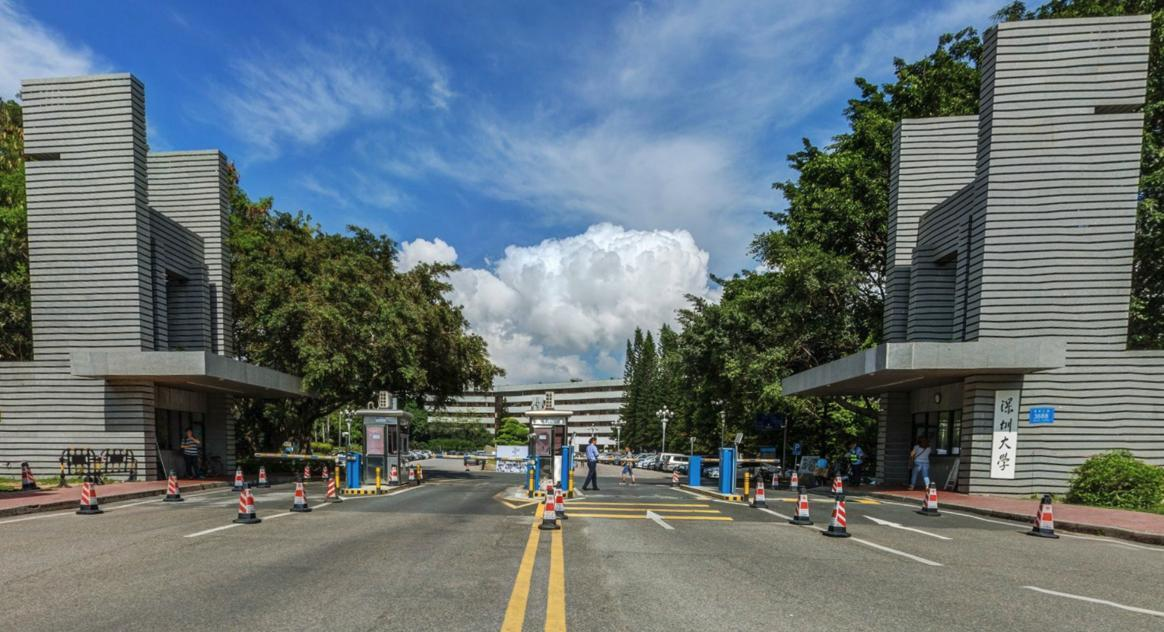
%> input picture ICV/lab1/test.jpg, 1164 x 632 px
$ octave --eval "lab2;"   (GNU Octave 9; MATLAB toolbox functions it lacks are replaced by stand-ins)
%> lines starting %> are read from the running program, lines starting %| are printed output that depends on the picture

% Please put "test.jpg" in your current working directory,  then you
% can run the following commands.

function lab2()

%% exercise 1
% Read an image from disk (you can still use the image in part 1) to the MATLAB workspace.
% Convert it to a grey image and normalize its value to (0, 1). Set threshold=0.5 or any number
% you like, and then display the resulted binary image.

im = imread('test.jpg');
%> im is the input picture: size 632x1164x3 uint8; mean R, G, B 101.8, 114.1, 118.4

im = zeros(128, 128);
im(40:89, 63:66) = 1; % generate a white rectangle
subplot(3, 5, 1); imshow(im);

f1 = fft2(im);
f1 = fftshift(f1);

fabs1 = abs(f1);
subplot(3, 5, 2); imshow(enhance(fabs1)); title('magnitude');

fang1 = angle(f1);
subplot(3, 5, 3); imshow(normalize(fang1)); title('phase angles');

%% exercise 2

im2 = zeros(128, 128);
im2(20:69, 33:36) = 1;  % translate the white rectangle
subplot(3, 5, 6); imshow(im2);

f2 = fft2(im2);
f2 = fftshift(f2);

fabs2 = abs(f2);
subplot(3, 5, 7); imshow(enhance(fabs2)); title('magnitude');

fang2 = angle(f2);
subplot(3, 5, 8); imshow(normalize(fang2)); title('phase angles');


im3 = imrotate(im, 45, 'crop');  % rotate the white rectangle
subplot(3, 5, 11); imshow(im3);

f3 = fft2(im3);
f3 = fftshift(f3);

fabs3 = abs(f3);
subplot(3, 5, 12); imshow(enhance(fabs3)); title('magnitude');

fang3 = angle(f3);
subplot(3, 5, 13); imshow(normalize(fang3)); title('phase angles');

%% exercise 3

im4 = imread('test.jpg');
im_grey = sum(im4, 3);
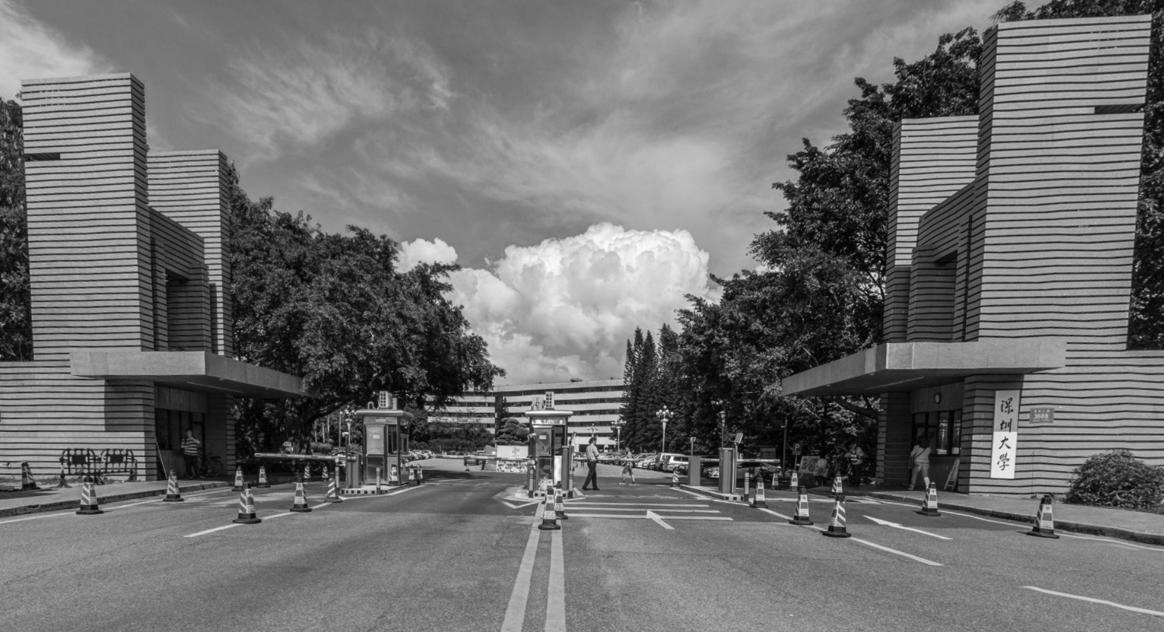
%> im_grey: size 632x1164 double; min 0, max 760, mean 334.4; drawn with min black and max white
im_grey = im_grey / max(im_grey(:));
subplot(3, 5, 4); imshow(im_grey); title('grey image');

f_im = fft2(im_grey);
f_im = fftshift(f_im);

fabs_im = abs(f_im);
subplot(3, 5, 5); imshow(enhance(fabs_im)); title('magnitude');
%> in enhance (call 4), `y = log(1+x);`:
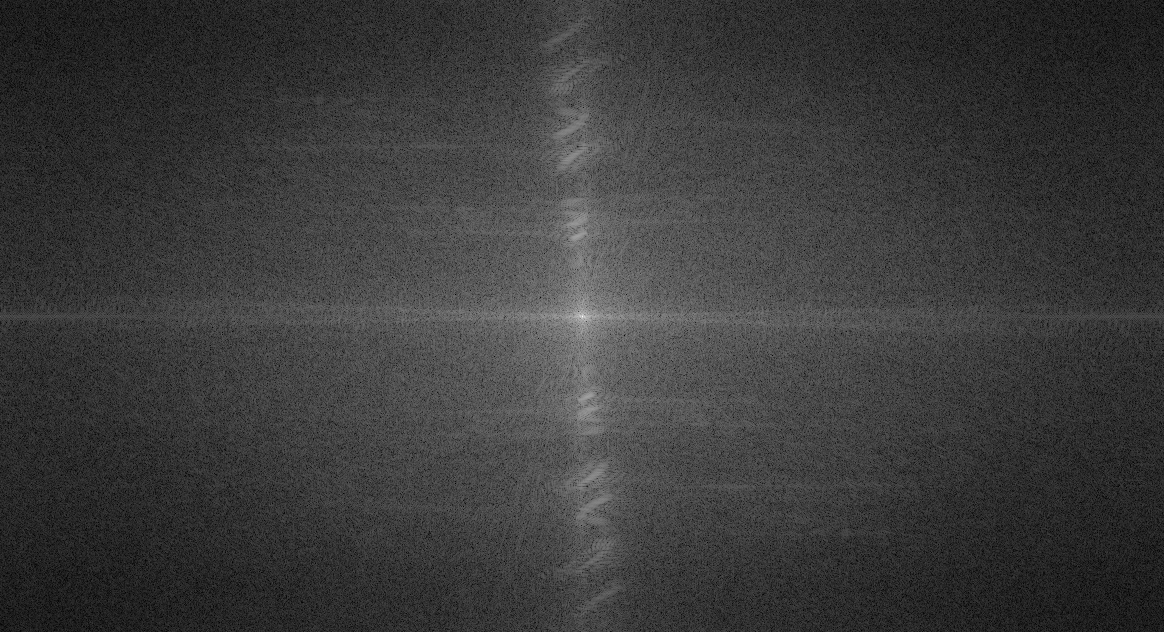
%> y: size 632x1164 double; min 0.0135, max 12.69, mean 2.97; drawn with min black and max white

fang_im = angle(f_im);
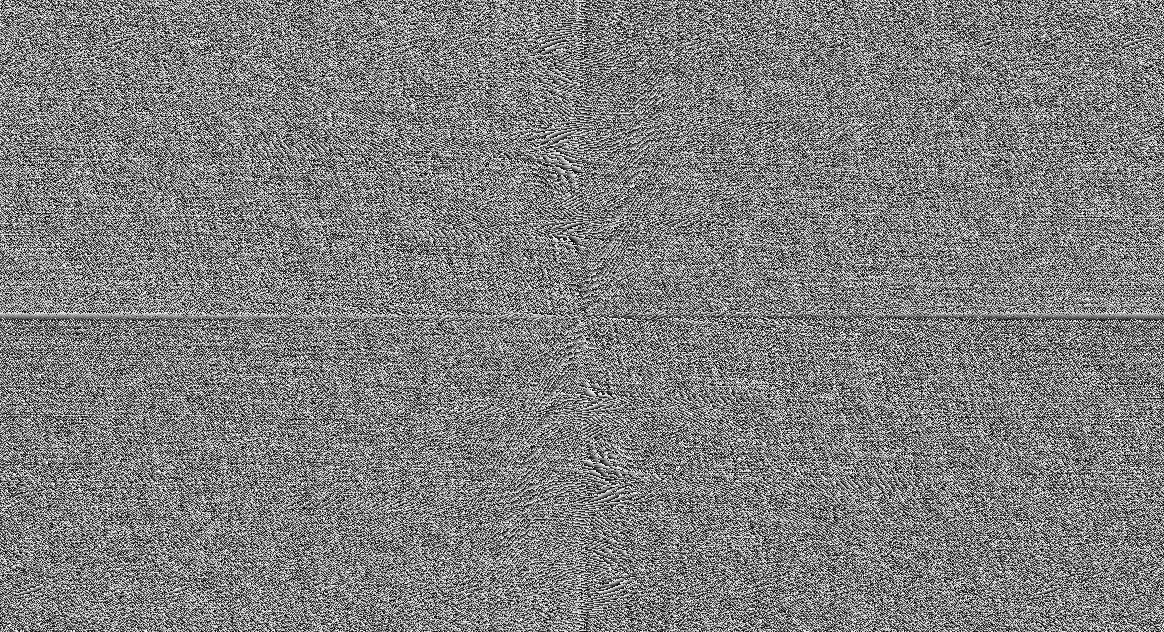
%> fang_im: size 632x1164 double; min -3.14, max 3.14, mean 8.54e-06; drawn with min black and max white
% imshow(normalize(fang_im)); title('phase angles');

% low pass filter
radius = 50;  %
[width, height] = size(im_grey);
%> width = 632; height = 1164
for i = 1:width
    for j = 1:height
        if sqrt((i-width/2)^2+(j-height/2)^2) > radius
            fabs_im(i, j) = 0;
        end
    end
end
subplot(3, 5, 10); imshow(enhance(fabs_im)); title('low pass filter');

f_recover = fabs_im .* exp(1i * fang_im);
im_recover = ifft2(fftshift(f_recover));
subplot(3, 5, 9); imshow(im_recover);  title('image recovered');

fabs_im = abs(f_im);

% high pass filter
radius = 50;  %
[width, height] = size(im_grey);
for i = 1:width
    for j = 1:height
        if sqrt((i-width/2)^2+(j-height/2)^2) < radius
            fabs_im(i, j) = 0;
        end
    end
end
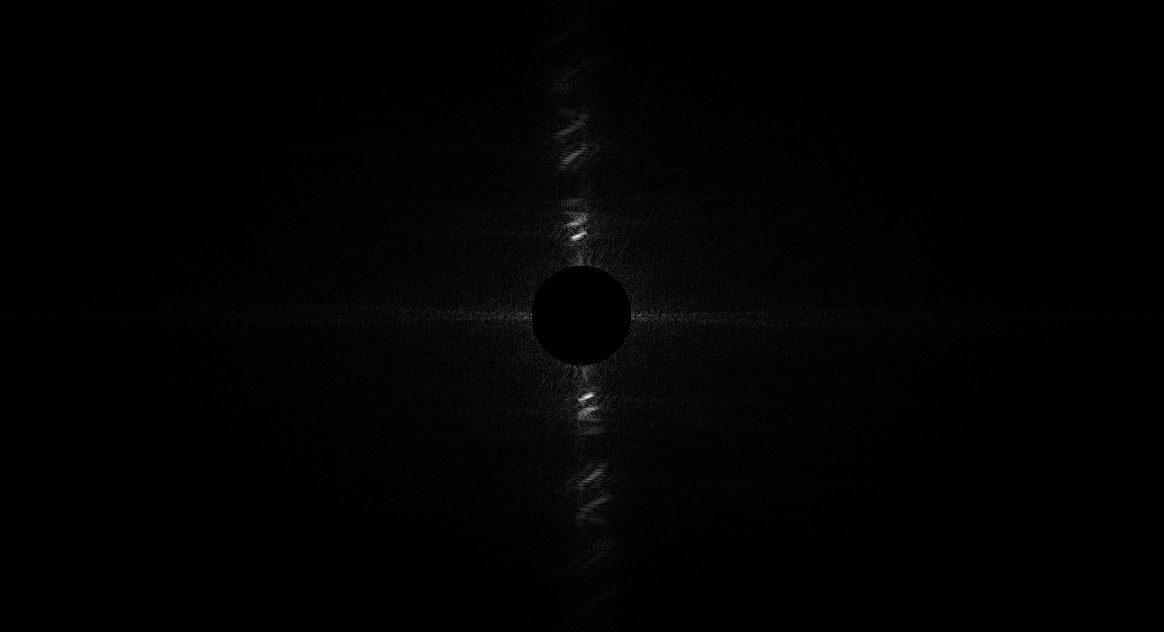
%> fabs_im: size 632x1164 double; min 0, max 3195.8, mean 35.3; drawn with min black and max white
subplot(3, 5, 15); imshow(enhance(fabs_im)); title('high pass filter');
%> in enhance (call 6), `y = log(1+x);`:
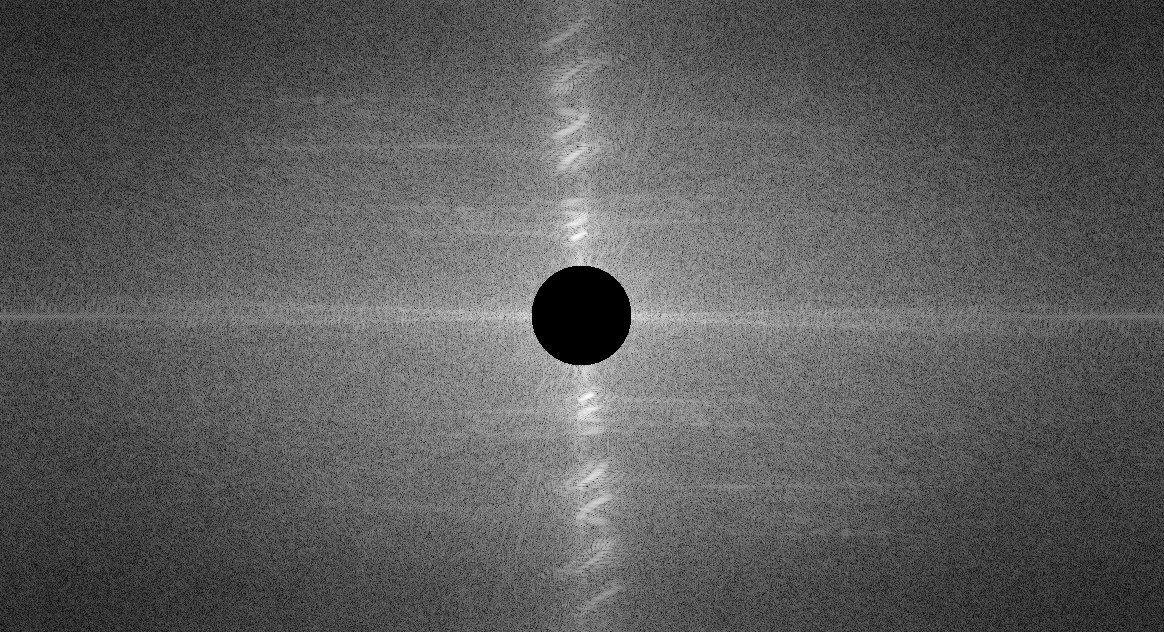
%> y: size 632x1164 double; min 0, max 8.07, mean 2.9; drawn with min black and max white

f_recover = fabs_im .* exp(1i * fang_im);
im_recover = ifft2(fftshift(f_recover));
subplot(3, 5, 14); imshow(im_recover); title('image recovered');
%> `lab2;`:
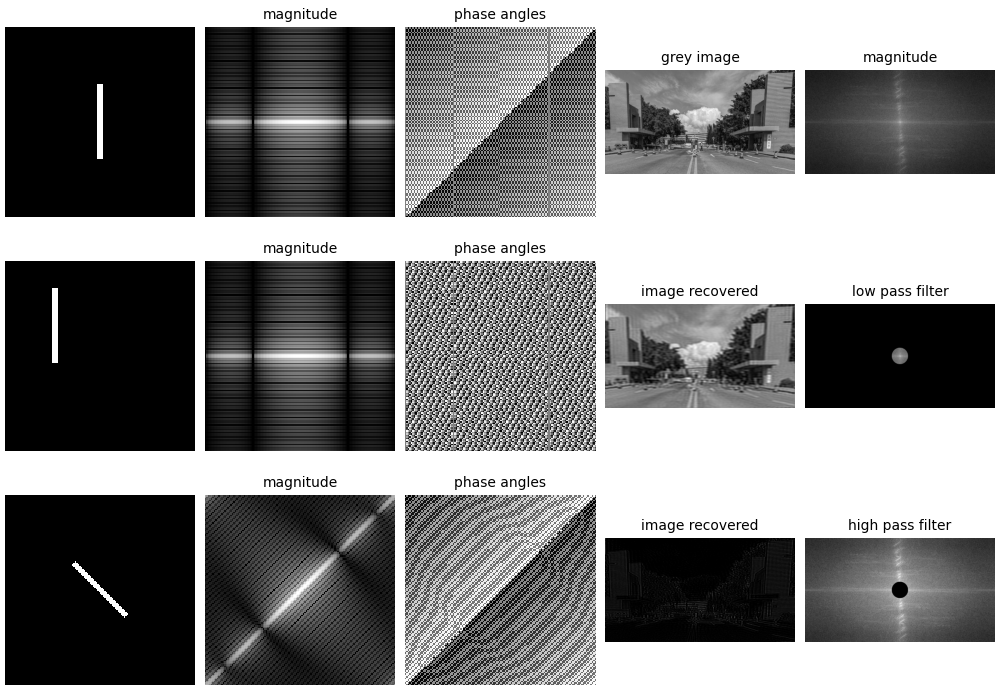
%> figure redrawn from the program's plot data, 15 panels


%% utility functions

function y = enhance(x)
% Output the magnitude for enhancement. The magnitude goes throught
% the logarithm enhancement and the normalization procedure, in order
% to display with a higher contrast.

y = log(1+x);  % logarithm enhancement
y = (y - min(y(:))) / (max(y(:)) - min(y(:)));
end


function y = normalize(x)
% Normalize a value to the range of (0, 1).

y = (x - min(x(:))) / (max(x(:)) - min(x(:)));
end

end

$ run again, with ICV/lab1/img2.png saved as ICV/lab1/test.jpg
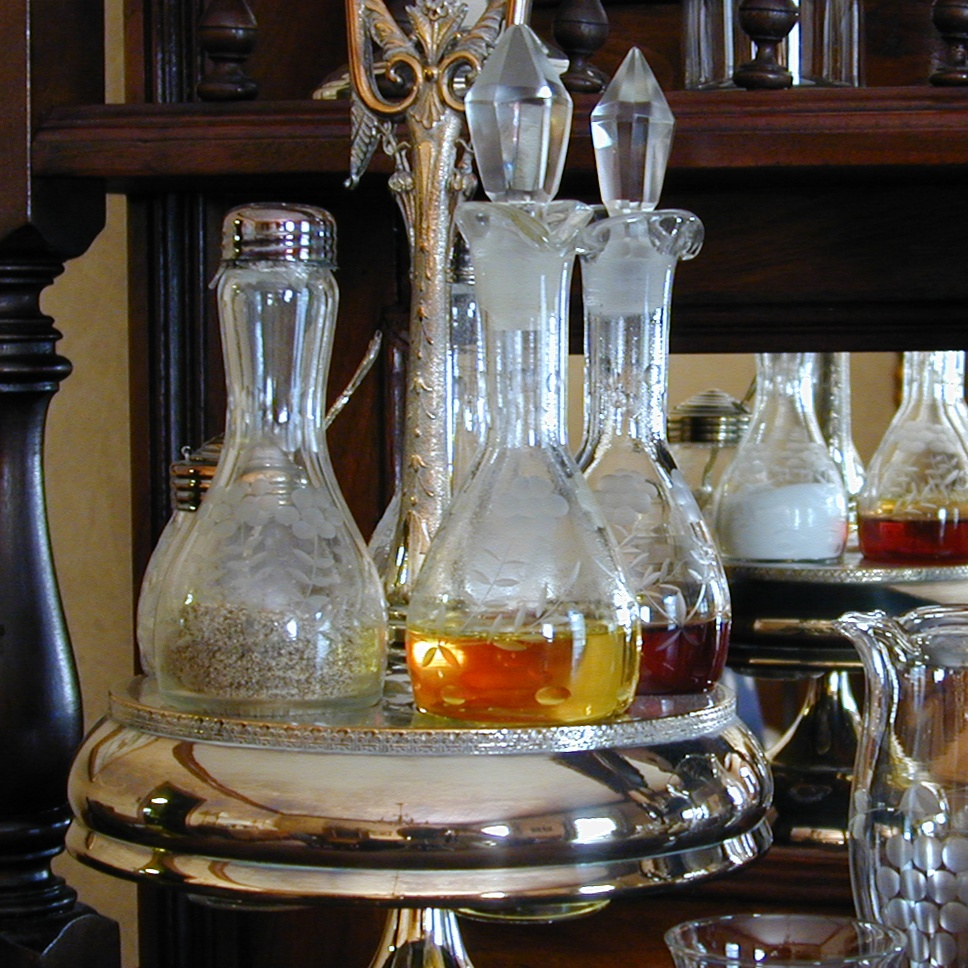
%> input picture ICV/lab1/img2.png, 968 x 968 px
%> in lab2, im is the input picture: size 968x968x3 uint8; mean R, G, B 91.8, 84.8, 76.6
%> after the loop in lab2, `for i = 1:width`:
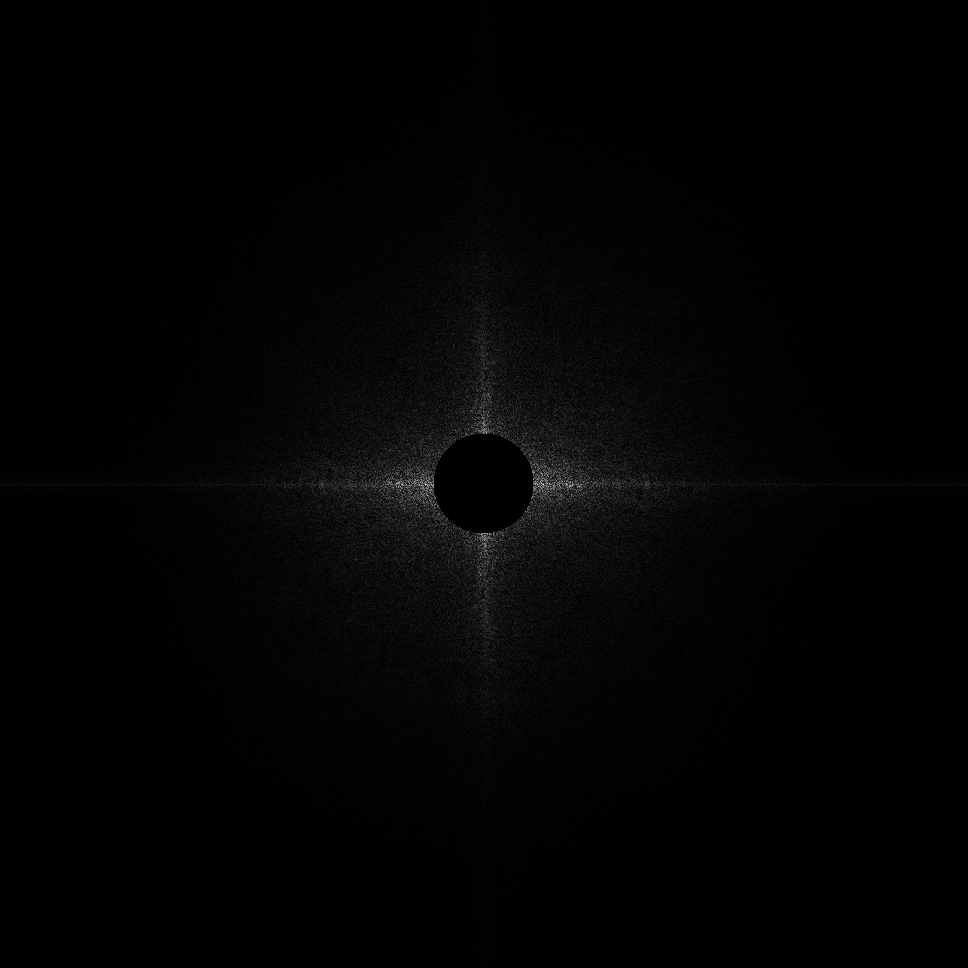
%> fabs_im: size 968x968 double; min 0, max 2310, mean 33.4; drawn with min black and max white
%> in lab2, `imshow(im_recover)`:
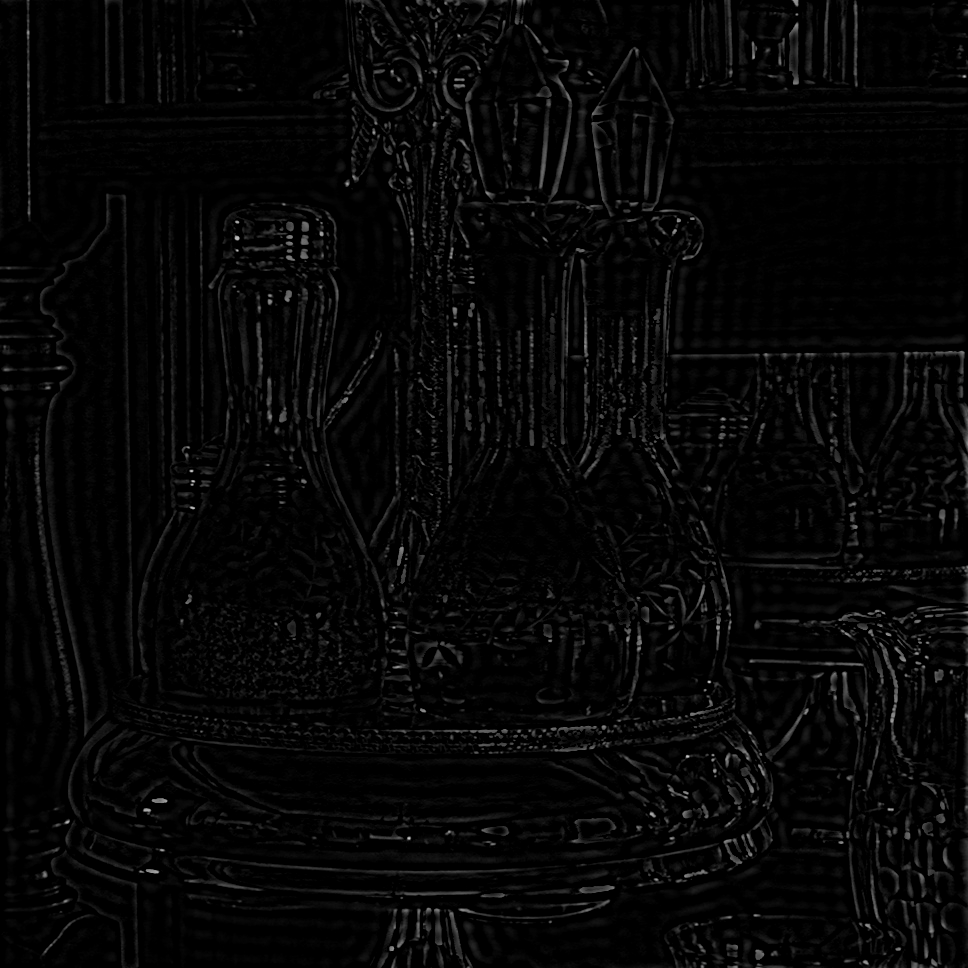
%> displayed picture: size 968x968, on the screen's scale of 0 to 255; min 0, max 202, mean 6.5
